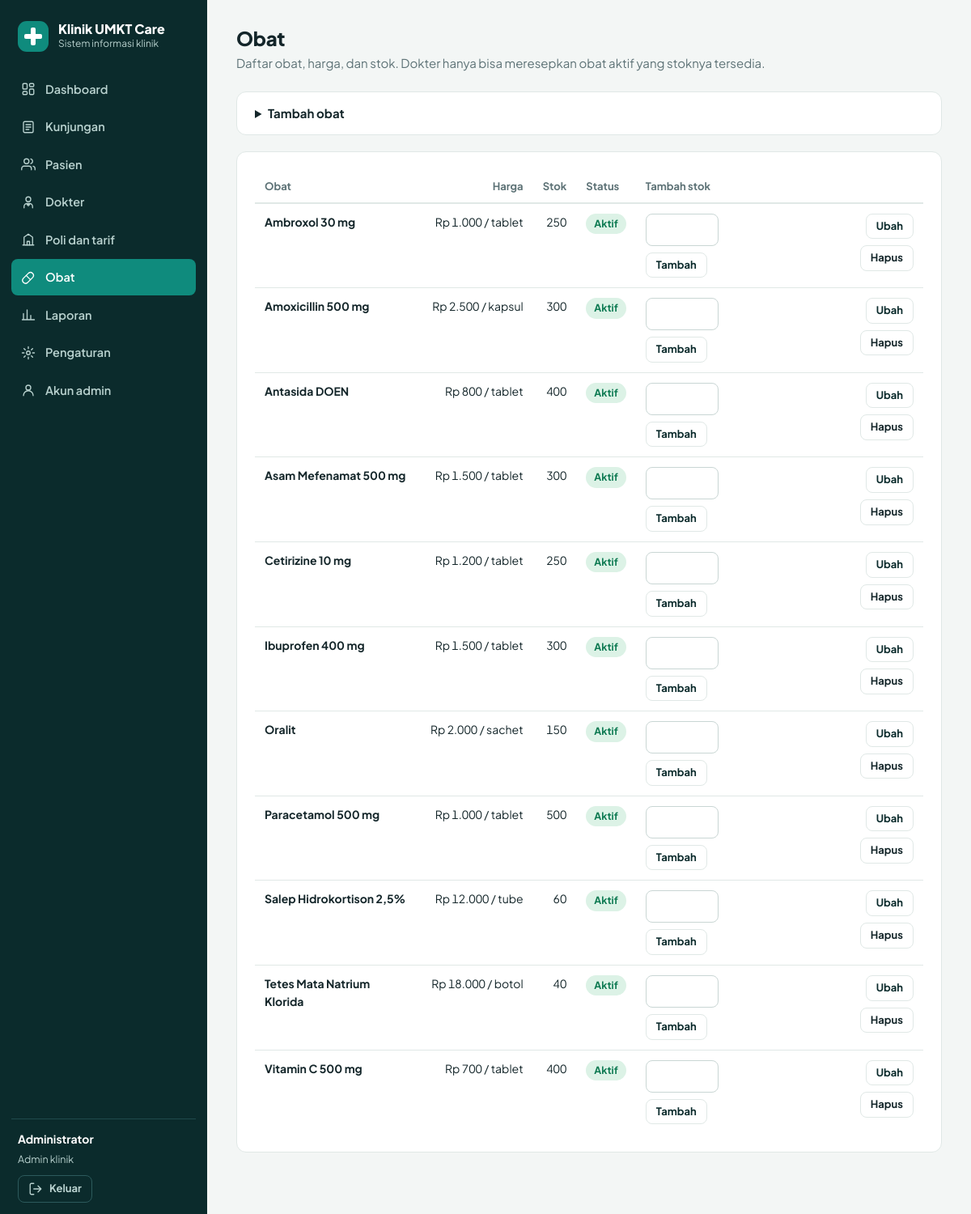
Screenshot of /admin/obat.php (signed in) with the database file from the repository.
### tables this page shows
CREATE TABLE obat (
    id INT UNSIGNED NOT NULL AUTO_INCREMENT PRIMARY KEY,
    nama VARCHAR(100) NOT NULL UNIQUE,
    satuan VARCHAR(20) NOT NULL DEFAULT 'tablet',
    harga INT UNSIGNED NOT NULL DEFAULT 0,
    stok INT UNSIGNED NOT NULL DEFAULT 0,
    aktif TINYINT(1) NOT NULL DEFAULT 1
);

### includes/helpers.php (called while the page is built, shortened)
<?php
function e($nilai): string
{
    return htmlspecialchars((string) $nilai, ENT_QUOTES | ENT_SUBSTITUTE, 'UTF-8');
}
function url(string $path = ''): string
{
    return BASE_URL . '/' . ltrim($path, '/');
}
function post(string $nama, string $default = ''): string
{
    $v = $_POST[$nama] ?? $default;
    return is_string($v) ? trim($v) : $default;
}
function rupiah($angka): string
{
    return 'Rp ' . number_format((int) $angka, 0, ',', '.');
}

### includes/bootstrap.php (called while the page is built, shortened)
<?php
function config(string $kunci)
{
    return $GLOBALS['CONFIG'][$kunci] ?? null;
}
function db(): PDO
{
    static $pdo = null;
    if ($pdo instanceof PDO) {
        return $pdo;
    }
    $dsn = sprintf('mysql:host=%s;port=%s;dbname=%s;charset=utf8mb4',
        config('db_host'), config('db_port'), config('db_name'));
    try {
        $pdo = new PDO($dsn, (string) config('db_user'), (string) config('db_pass'), [
            PDO::ATTR_ERRMODE            => PDO::ERRMODE_EXCEPTION,
            PDO::ATTR_DEFAULT_FETCH_MODE => PDO::FETCH_ASSOC,
            PDO::ATTR_EMULATE_PREPARES   => false,
        ]);
        $pdo->exec("SET time_zone = '" . date('P') . "'");
    } catch (PDOException $e) {
        error_log('Koneksi database gagal: ' . $e->getMessage());
        error_page(config('debug')
            ? 'Koneksi database gagal: ' . $e->getMessage()
            : 'Tidak dapat terhubung ke database. Periksa config.php dan pastikan database.sql sudah diimpor.');
    }
    return $pdo;
}
function q(string $sql, array $params = []): PDOStatement
{
    $stmt = db()->prepare($sql);
    $stmt->execute($params);
    return $stmt;
}
function fetch_all(string $sql, array $params = []): array
{
    return q($sql, $params)->fetchAll();
}
function fetch_one(string $sql, array $params = []): ?array
{
    $row = q($sql, $params)->fetch();
    return $row === false ? null : $row;
}
require __DIR__ . '/helpers.php';
require __DIR__ . '/auth.php';
require __DIR__ . '/domain.php';
require __DIR__ . '/layout.php';

### includes/domain.php (called while the page is built, shortened)
<?php
function pengaturan(string $kunci, string $default = ''): string
{
    static $semua = null;
    if ($semua === null) {
        $semua = array_column(fetch_all('SELECT kunci, nilai FROM pengaturan'), 'nilai', 'kunci');
    }
    return $semua[$kunci] ?? $default;
}

### includes/auth.php (called while the page is built, shortened)
<?php
function current_user(string $peran): ?array
{
    static $cache = [];
    if (array_key_exists($peran, $cache)) {
        return $cache[$peran];
    }
    $id = $_SESSION['auth'][$peran] ?? null;
    $tabel = TABEL_PERAN[$peran];
    $sql = "SELECT * FROM {$tabel} WHERE id = ?" . ($peran === 'dokter' ? ' AND aktif = 1' : '');
    $baris = fetch_one($sql, [(int) $id]);
    return $cache[$peran] = $baris;
}
function require_login(string $peran): array
{
    $user = current_user($peran);
    return $user;
}

### admin/obat.php (the view, shortened to what this page needs)
<?php
require __DIR__ . '/../includes/bootstrap.php';
$admin = require_login('admin');
$error = '';
$editId = (int) ($_GET['edit'] ?? post('id'));
$edit = $editId > 0 ? fetch_one('SELECT * FROM obat WHERE id = ?', [$editId]) : null;
$rows = fetch_all('SELECT * FROM obat ORDER BY aktif DESC, nama');
page_start('Obat', 'panel', ['peran' => 'admin', 'sub' => 'Daftar obat, harga, dan stok. Dokter hanya bisa meresepkan obat aktif yang stoknya tersedia.']);
?>
<details class="lipat"<?= ($edit || $error) ? ' open' : '' ?>>
    <summary><?= $edit ? 'Ubah obat' : 'Tambah obat' ?></summary>
</details>
<section class="kartu">
    <?php if (!$rows): ?><div class="kosong"><strong>Belum ada obat</strong>Tambahkan obat agar dokter bisa membuat resep.</div><?php else: ?>
    <div class="tabel-bungkus"><table>
        <thead><tr><th>Obat</th><th class="rata-kanan">Harga</th><th class="rata-kanan">Stok</th><th>Status</th><th>Tambah stok</th><th></th></tr></thead>
        <tbody><?php foreach ($rows as $r): ?>
            <tr><td><strong><?= e($r['nama']) ?></strong></td><td class="rata-kanan angka nowrap"><?= e(rupiah($r['harga'])) ?> / <?= e($r['satuan']) ?></td>
                <td class="rata-kanan angka nowrap"><?= (int) $r['stok'] ?><?= (int) $r['stok'] <= 20 ? ' <span class="badge badge-merah">menipis</span>' : '' ?></td>
                <td><?= $r['aktif'] ? '<span class="badge badge-hijau">Aktif</span>' : '<span class="badge badge-abu">Nonaktif</span>' ?></td>
                <td><form method="post" class="aksi"><?= csrf_field() ?><input type="hidden" name="aksi" value="tambah_stok"><input type="hidden" name="id" value="<?= (int) $r['id'] ?>">
                    <input type="number" name="jumlah" min="1" max="100000" required style="width:90px" aria-label="Jumlah stok yang ditambah untuk <?= e($r['nama']) ?>"><button class="btn btn-kecil btn-sekunder" type="submit">Tambah</button></form></td>
                <td class="rata-kanan nowrap"><div class="aksi" style="justify-content:flex-end">
                    <a class="btn btn-kecil btn-sekunder" href="obat.php?edit=<?= (int) $r['id'] ?>">Ubah</a>
                    <form method="post" class="inline" data-konfirmasi="Hapus <?= e($r['nama']) ?>?"><button class="btn btn-kecil btn-ghost" type="submit">Hapus</button></form>
                </div></td></tr>
        <?php endforeach; ?></tbody>
    </table></div><?php endif; ?>
</section>
<?php page_end();

### includes/layout.php (shortened to what this page needs)
<?php
function icon(string $nama): string
{
    static $path = [
        'dashboard'  => '<rect x="3" y="3" width="7" height="9" rx="1.5"/><rect x="14" y="3" width="7" height="5" rx="1.5"/><rect x="14" y="12" width="7" height="9" rx="1.5"/><rect x="3" y="16" width="7" height="5" rx="1.5"/>',
        'antrean'    => '<path d="M8 6h13M8 12h13M8 18h13M3 6h.01M3 12h.01M3 18h.01"/>',
        'riwayat'    => '<path d="M3 12a9 9 0 1 0 3-6.7L3 8"/><path d="M3 3v5h5M12 7v5l3 2"/>',
        'kunjungan'  => '<rect x="4" y="3" width="16" height="18" rx="2"/><path d="M8 8h8M8 12h8M8 16h5"/>',
        'pasien'     => '<path d="M17 21v-2a4 4 0 0 0-4-4H5a4 4 0 0 0-4 4v2"/><circle cx="9" cy="7" r="4"/><path d="M23 21v-2a4 4 0 0 0-3-3.87M16 3.13a4 4 0 0 1 0 7.75"/>',
        'dokter'     => '<circle cx="12" cy="7" r="4"/><path d="M5 21v-2a5 5 0 0 1 5-5h4a5 5 0 0 1 5 5v2M12 14v4M10 16h4"/>',
        'poli'       => '<path d="M3 21h18M5 21V8l7-5 7 5v13"/><path d="M10 21v-6h4v6"/>',
        'obat'       => '<path d="M10.5 20.5a5 5 0 0 1-7-7l9-9a5 5 0 0 1 7 7z"/><path d="M8.5 8.5l7 7"/>',
        'laporan'    => '<path d="M4 20V10M10 20V4M16 20v-7M22 20H2"/>',
        'pengaturan' => '<circle cx="12" cy="12" r="3"/><path d="M12 2v3M12 19v3M2 12h3M19 12h3M4.9 4.9l2.1 2.1M17 17l2.1 2.1M4.9 19.1L7 17M17 7l2.1-2.1"/>',
        'akun'       => '<circle cx="12" cy="8" r="4"/><path d="M4 21a8 8 0 0 1 16 0"/>',
        'keluar'     => '<path d="M9 21H5a2 2 0 0 1-2-2V5a2 2 0 0 1 2-2h4"/><path d="M16 17l5-5-5-5M21 12H9"/>',
    ];
    return '<svg class="ikon" viewBox="0 0 24 24" fill="none" stroke="currentColor" stroke-width="1.8" stroke-linecap="round" stroke-linejoin="round" aria-hidden="true">'
        . ($path[$nama] ?? '') . '</svg>';
}
function nav_menu(string $peran): array
{
    return match ($peran) {
        'admin' => [
            ['index.php',      'Dashboard',     'dashboard'],
            ['kunjungan.php',  'Kunjungan',     'kunjungan'],
            ['pasien.php',     'Pasien',        'pasien'],
            ['dokter.php',     'Dokter',        'dokter'],
            ['poli.php',       'Poli dan tarif', 'poli'],
            ['obat.php',       'Obat',          'obat'],
            ['laporan.php',    'Laporan',       'laporan'],
            ['pengaturan.php', 'Pengaturan',    'pengaturan'],
            ['akun.php',       'Akun admin',    'akun'],
        ],
        'dokter' => [
            ['index.php',   'Antrean pasien',   'antrean'],
            ['riwayat.php', 'Riwayat', 'riwayat'],
        ],
        default => [],
    };
}
function brand_html(bool $gelap = true): string
{
    return '<div class="brand' . ($gelap ? '' : ' brand-terang') . '"><span class="logo" aria-hidden="true"></span>'
        . '<span><strong>' . e(pengaturan('nama_klinik', 'Klinik UMKT Care')) . '</strong><small>Sistem informasi klinik</small></span></div>';
}
function logout_form(string $peran, string $kelas = 'btn btn-ghost btn-kecil'): string
{
    return '<form method="post" action="' . e(url($peran . '/logout.php')) . '" class="inline">' . csrf_field()
        . '<button type="submit" class="' . $kelas . '">' . icon('keluar') . ' Keluar</button></form>';
}
function html_head(string $judul, array $opsi): void
{
    $nama = pengaturan('nama_klinik', 'Klinik UMKT Care');
    echo '<!DOCTYPE html><html lang="id"><head><meta charset="utf-8">'
        . '<meta name="viewport" content="width=device-width, initial-scale=1">'
        . '<title>' . e($judul) . ' | ' . e($nama) . '</title>';
    echo '<link rel="preconnect" href="https://fonts.googleapis.com"><link rel="preconnect" href="https://fonts.gstatic.com" crossorigin>'
        . '<link rel="stylesheet" href="https://fonts.googleapis.com/css2?family=Plus+Jakarta+Sans:wght@400;500;600;700;800&display=swap">'
        . '<link rel="stylesheet" href="' . e(url('assets/style.css')) . '">'
        . '</head>';
}
function page_start(string $judul, string $layout = 'publik', array $opsi = []): void
{
    html_head($judul, $opsi);
    $peran = $opsi['peran'] ?? null;
    if ($layout === 'panel' && $peran) {
        $user = current_user($peran);
        $aktif = basename($_SERVER['SCRIPT_NAME']);
        $label = $peran === 'admin' ? 'Admin klinik' : 'Dokter';
        echo '<body class="panel"><a class="lewati" href="#konten">Lewati ke konten</a><div class="app">';
        echo '<aside class="sidebar" id="sidebar">' . brand_html() . '<nav class="menu" aria-label="Menu utama">';
        foreach (nav_menu($peran) as [$file, $nama, $ikon]) {
            $kelas = $file === $aktif || ($aktif === 'periksa.php' && $file === 'index.php') || ($aktif === 'nota.php' && $file === 'kunjungan.php') ? ' aktif' : '';
            echo '<a class="menu-item' . $kelas . '" href="' . e(url($peran . '/' . $file)) . '"' . ($kelas ? ' aria-current="page"' : '') . '>' . icon($ikon) . '<span>' . e($nama) . '</span></a>';
        }
        echo '</nav><div class="sidebar-user"><div><strong>' . e($user['nama'] ?? '') . '</strong><small>' . $label . '</small></div>'
            . logout_form($peran, 'btn btn-ghost-gelap btn-kecil') . '</div></aside>';
        echo '<div class="utama"><header class="topbar-mobile"><button type="button" class="btn btn-ghost btn-kecil" id="buka-menu" aria-controls="sidebar" aria-expanded="false">Menu</button>'
            . '<strong>' . e($judul) . '</strong></header>';
        echo '<main class="isi" id="konten"><div class="judul-halaman"><h1>' . e($judul) . '</h1>'
            . (!empty($opsi['sub']) ? '<p>' . e($opsi['sub']) . '</p>' : '') . '</div>' . flash_render();
        return;
    }
}
function page_end(): void
{
    $layout = $GLOBALS['layout_aktif'] ?? 'publik';
    echo '</main>';
    if ($layout === 'panel') {
        echo '</div></div>';
    }
    echo '<script src="' . e(url('assets/app.js')) . '" defer></script></body></html>';
}

### rows the page displays
obat: nama "Ambroxol 30 mg", harga "Rp 1.000", satuan "tablet", stok "250", aktif "Aktif"
obat: nama "Amoxicillin 500 mg", harga "Rp 2.500", satuan "kapsul", stok "300", aktif "Aktif"
obat: nama "Antasida DOEN", harga "Rp 800", satuan "tablet", stok "400", aktif "Aktif"
obat: nama "Asam Mefenamat 500 mg", harga "Rp 1.500", satuan "tablet", stok "300", aktif "Aktif"
obat: nama "Cetirizine 10 mg", harga "Rp 1.200", satuan "tablet", stok "250", aktif "Aktif"
obat: nama "Ibuprofen 400 mg", harga "Rp 1.500", satuan "tablet", stok "300", aktif "Aktif"
obat: nama "Oralit", harga "Rp 2.000", satuan "sachet", stok "150", aktif "Aktif"
obat: nama "Paracetamol 500 mg", harga "Rp 1.000", satuan "tablet", stok "500", aktif "Aktif"
obat: nama "Salep Hidrokortison 2,5%", harga "Rp 12.000", satuan "tube", stok "60", aktif "Aktif"
obat: nama "Tetes Mata Natrium Klorida", harga "Rp 18.000", satuan "botol", stok "40", aktif "Aktif"
obat: nama "Vitamin C 500 mg", harga "Rp 700", satuan "tablet", stok "400", aktif "Aktif"

### other values shown
pengaturan('nama_klinik', 'Klinik UMKT Care') "Klinik UMKT Care"
$nama "Dashboard"
$nama "Kunjungan"
$nama "Pasien"
$nama "Dokter"
$nama "Poli dan tarif"
$nama "Obat"
$nama "Laporan"
$nama "Pengaturan"
$nama "Akun admin"
$user['nama'] "Administrator"
$label "Admin klinik"
$judul "Obat"
$opsi['sub'] "Daftar obat, harga, dan stok. Dokter hanya bisa meresepkan obat aktif yang stoknya tersedia."
